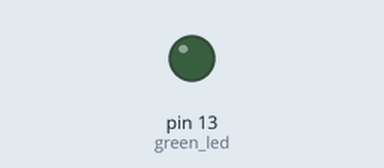
Recording of a sketch running on a simulated Arduino Uno, built with avr-gcc and run on an emulated ATmega328P. Shown: output pins drawn as LEDs (lit = HIGH). What the sketch prints to the serial monitor is not drawn.

Above: at 5.05 s.
Timing chart, 0 to 8.5 s (numbered marks = the images above):
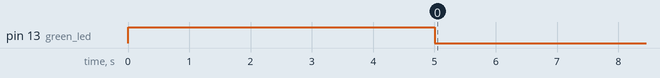

Measured:
- by itself, pin 13 (green_led): repeats every 1.5 s: HIGH 1.0 s, LOW 0.50 s, until it stays LOW from 72.0 s

The sketch:

Power_Graph_Test.ino
```cpp
#include <Wire.h>
#include <SPI.h>
#include <SoftwareSerial.h>
#include "LowPower.h"

bool status;
const int green_led = 13;
int count = 0;


void setup() {
  Serial.begin(9600);
  Serial.println("Initializing");
  pinMode(green_led, OUTPUT);
  digitalWrite(green_led, HIGH);
  delay(5000);
  Serial.println("Beginning Test");
  digitalWrite(green_led, LOW);
}
///////////////////////////////////////VOID SETUP END

void loop()
{
  Serial.println("Entering Sleep Mode");
  delay(500);
  LowPower.powerDown(SLEEP_8S, ADC_OFF, BOD_OFF);
  LowPower.powerDown(SLEEP_8S, ADC_OFF, BOD_OFF);
  LowPower.powerDown(SLEEP_8S, ADC_OFF, BOD_OFF);
  LowPower.powerDown(SLEEP_8S, ADC_OFF, BOD_OFF);
  LowPower.powerDown(SLEEP_8S, ADC_OFF, BOD_OFF);
  LowPower.powerDown(SLEEP_8S, ADC_OFF, BOD_OFF);
  LowPower.powerDown(SLEEP_8S, ADC_OFF, BOD_OFF);
  LowPower.powerDown(SLEEP_4S, ADC_OFF, BOD_OFF);
  delay(500);
  Serial.println("Waking from Sleep Mode");

  delay(500);

  Serial.println("Simulating sensor collection...");
    digitalWrite(green_led, HIGH);
    delay(1000);
    digitalWrite(green_led, LOW);
    delay(500);

    digitalWrite(green_led, HIGH);
    delay(1000);
    digitalWrite(green_led, LOW);
    delay(500);

    digitalWrite(green_led, HIGH);
    delay(1000);
    digitalWrite(green_led, LOW);
    delay(500);

    digitalWrite(green_led, HIGH);
    delay(1000);
    digitalWrite(green_led, LOW);
    delay(500);
  Serial.println("Data Transmitted!");
  delay(500);
}
```
